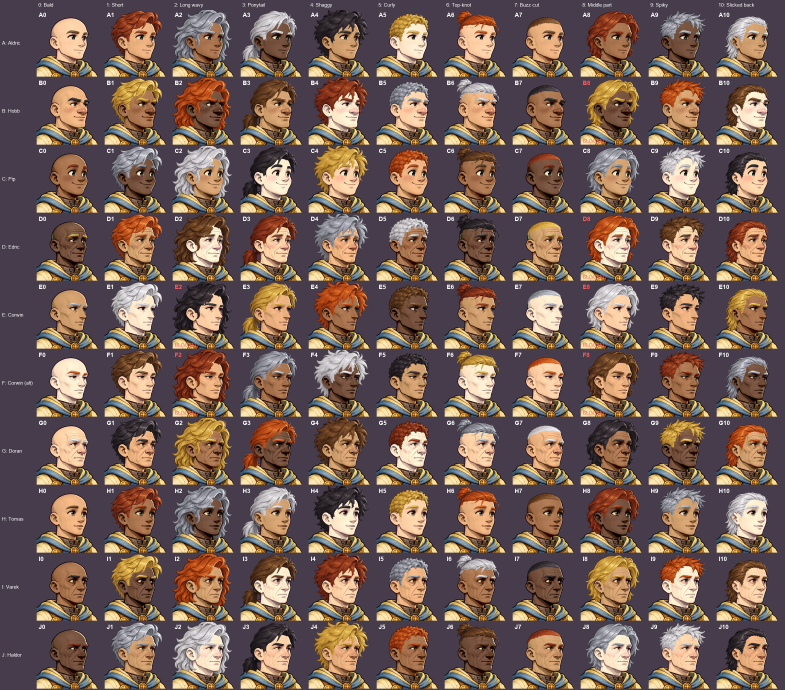
#> input picture art/review/eyetest_men.png, 2354 x 2070 px (shown at 1/3 size)
$ python clean_beard.py ../art/review/eyetest_men.png ../art/review/arm_cut_audit.png
#> lines starting #> are read from the running program, lines starting #| are printed output that depends on the picture; after the words box and inside, x2 and y2 are one past the last pixel; in counts of white or black regions, pixels touching at a corner belong together
#> in clean, `k = a[..., 3] > 0`: k: shape (2070, 2354) bool; every value is 1
### tools/skin.py
"""Skin-key masking and recolouring.

Skin is generated in a lime-green key colour. The mask is the lime region plus the
partly-lime edge pixels around it (where lime blends into outlines, brows, stubble);
recolouring shifts every masked pixel in Lab space so painted shading survives.
"""
import numpy as np
from scipy import ndimage

KEY_HUE = (50, 120)


def _hsv(a):
    rgb = a[..., :3].astype(float) / 255
    mx, mn = rgb.max(2), rgb.min(2)
    d = np.maximum(mx - mn, 1e-6)
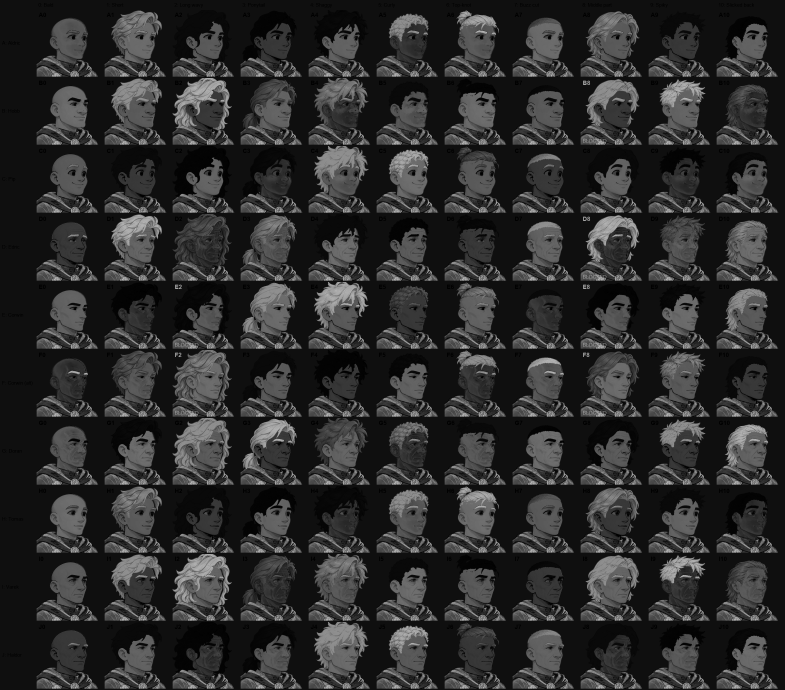
#> d: shape (2070, 2354) float64 (shown at 1/3 size); min 1e-06, max 0.843, mean 0.175
    r, g, b = rgb[..., 0], rgb[..., 1], rgb[..., 2]
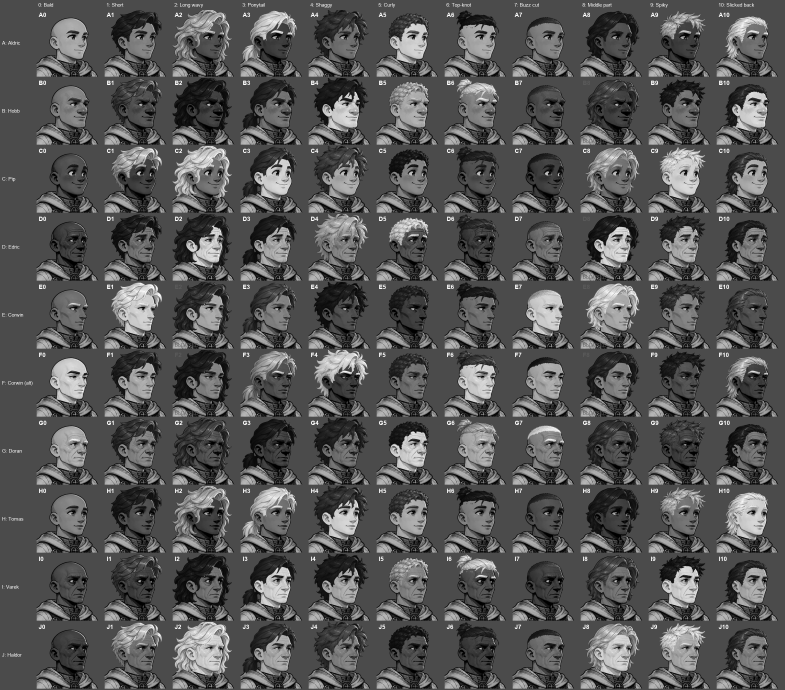
#> b: shape (2070, 2354) float64 (shown at 1/3 size); min 0, max 1, mean 0.335
    h = np.select([mx == r, mx == g], [((g - b) / d) % 6, (b - r) / d + 2], (r - g) / d + 4) * 60
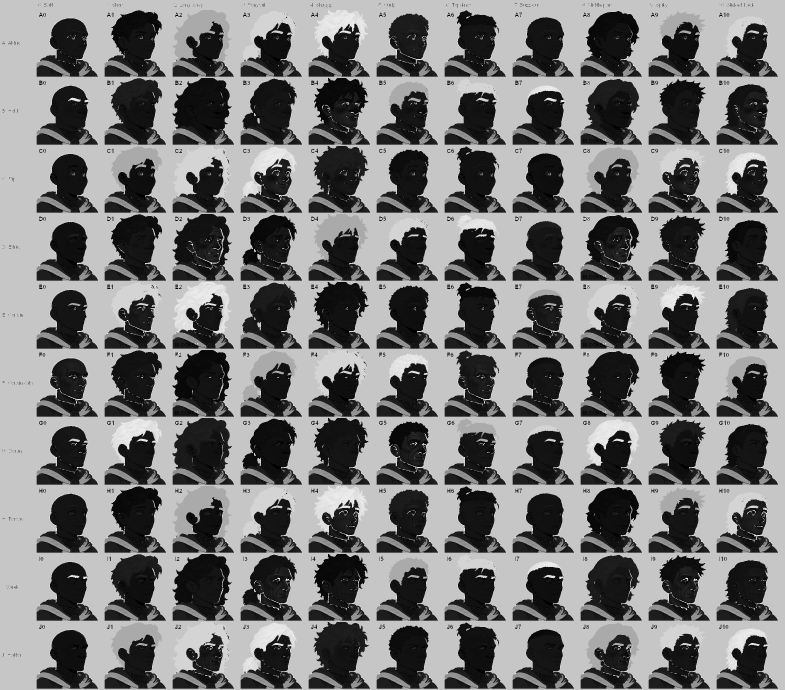
#> h: shape (2070, 2354) float64 (shown at 1/3 size); min 0, max 359.6, mean 171; drawn with min black and max white
    s = np.where(mx > 0, (mx - mn) / np.maximum(mx, 1e-6), 0)
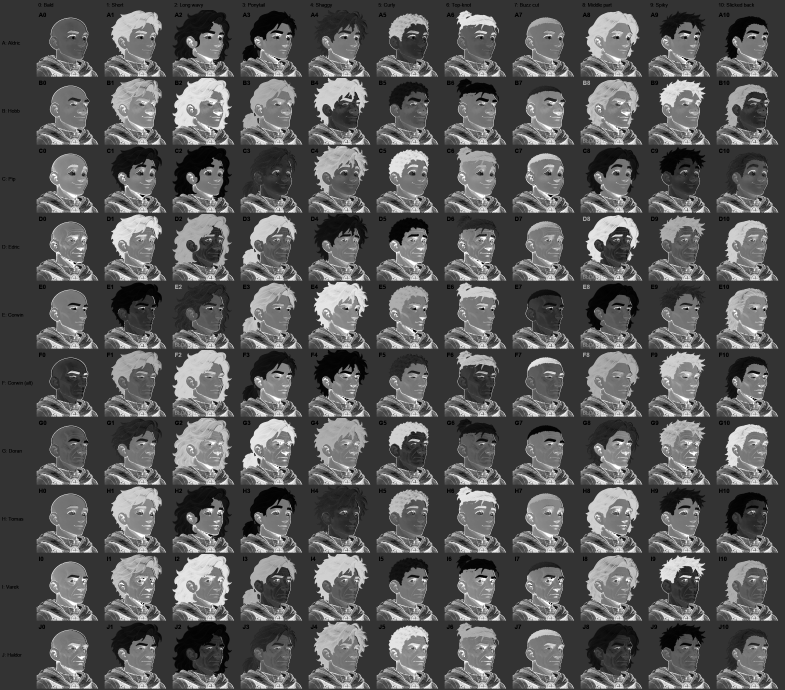
#> s: shape (2070, 2354) float64 (shown at 1/3 size); min 0, max 1, mean 0.347
    return h, s, mx


# [19 lines left out: function skin_mask, not called in this run]


_M = np.array([[0.4124, 0.3576, 0.1805], [0.2126, 0.7152, 0.0722], [0.0193, 0.1192, 0.9505]])
_W = np.array([0.95047, 1, 1.08883])


def _lin(c):
    c = c / 255
    return np.where(c <= 0.04045, c / 12.92, ((c + 0.055) / 1.055) ** 2.4)


def _gam(c):
    c = np.clip(c, 0, 1)
    return np.where(c <= 0.0031308, c * 12.92, 1.055 * c ** (1 / 2.4) - 0.055) * 255


def _f(t):
    return np.where(t > 0.008856, np.cbrt(t), 7.787 * t + 16 / 116)


def _fi(t):
    return np.where(t ** 3 > 0.008856, t ** 3, (t - 16 / 116) / 7.787)


# [27 lines left out: functions rgb2lab, lab2rgb, recolour, not called in this run]

### tools/clean_beard.py
"""Beard cut cleanup: keep only blue hair plus the beard's OUTER outline.

A beard surrounds the mouth, so the hair cut also captures the base man's lips and
mouth line. Those must not be pasted onto other faces. Keeps: blue-keyed pixels, and
dark outline pixels on the beard's outside edge. Drops: everything enclosed that isn't
blue (lips, mouth line, skin showing through).

Usage: python tools/clean_beard.py IN.png OUT.png
"""
import sys

import numpy as np
from PIL import Image
from scipy import ndimage

from skin import _hsv


def clean(src, out):
    a = np.asarray(Image.open(src).convert("RGBA")).copy()
    k = a[..., 3] > 0
    h, s, v = _hsv(a)
    blue = k & (h >= 180) & (h <= 270) & (s > 0.2)
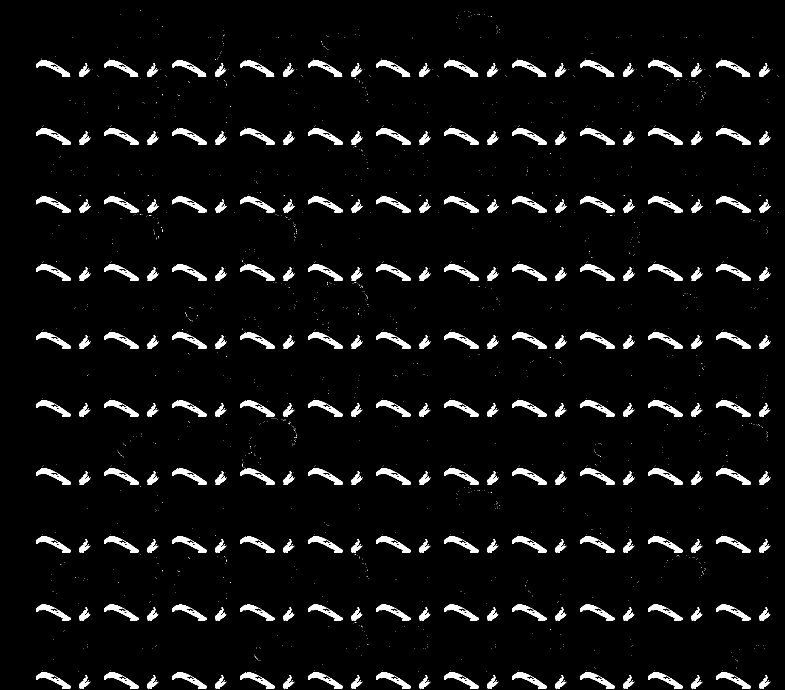
#> blue: shape (2070, 2354) bool (shown at 1/3 size); 4.4% white; 1832 white regions (1496 under 20 px), largest, box (x1, y1, x2, y2) and area: (110, 385, 212, 434) 1437, (314, 385, 416, 434) 1437, (926, 385, 1028, 434) 1437
    outside = ~ndimage.binary_fill_holes(k)
#> outside: shape (2070, 2354) bool; every value is 0
    outer_ring = k & ndimage.binary_dilation(outside, iterations=3)
    dark = v < 0.35
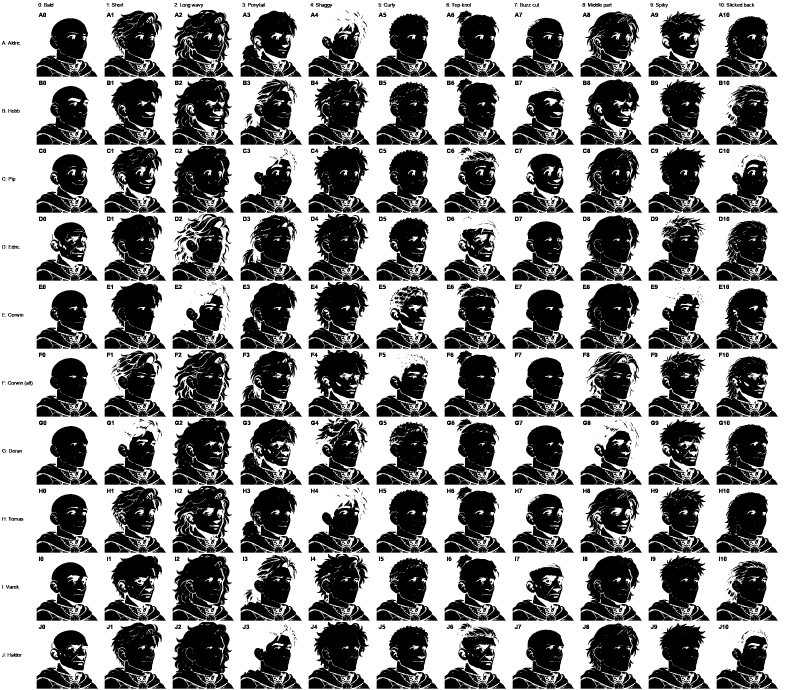
#> dark: shape (2070, 2354) bool (shown at 1/3 size); 55.2% white; 3293 black regions (1910 under 20 px), largest, box (x1, y1, x2, y2) and area: (518, 1866, 702, 2066) 24705, (518, 1662, 702, 1862) 23261, (518, 438, 696, 636) 22787
    keep = blue | (outer_ring & dark & ndimage.binary_dilation(blue, iterations=3))
    keep = ndimage.binary_closing(keep, iterations=1) & k
#> keep: shape (2070, 2354) bool; 4.6% white; 1638 white regions (1418 under 20 px), largest, box (x1, y1, x2, y2) and area: (110, 385, 212, 434) 1498, (314, 385, 416, 434) 1498, (926, 385, 1028, 434) 1498
    a[~keep, 3] = 0
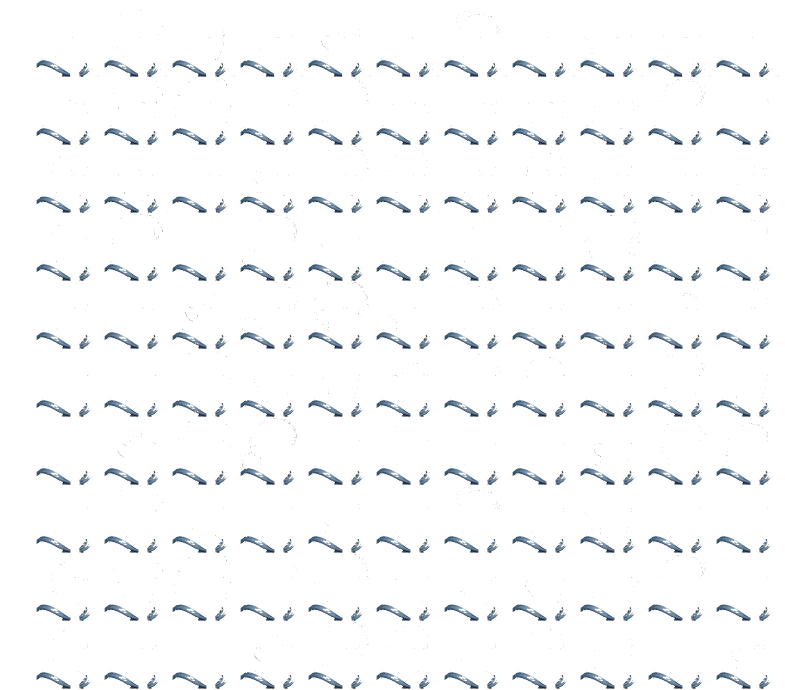
#> a: shape (2070, 2354, 4) (shown at 1/3 size); mean R, G, B, A 115.9, 94.6, 85.4, 11.8; transparent parts drawn white
    Image.fromarray(a).save(out)
    return int(k.sum()), int(keep.sum())


if __name__ == "__main__":
    print("kept %d of %d px" % clean(sys.argv[1], sys.argv[2])[::-1])

$ run again, on art/review/beards_clean.png
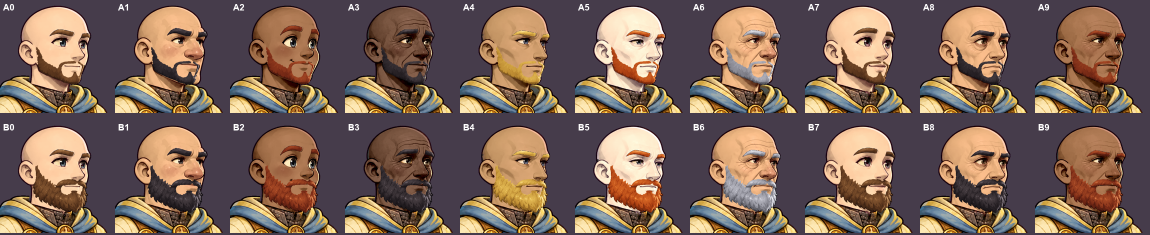
#> input picture art/review/beards_clean.png, 2300 x 470 px (shown at 1/2 size)
#> k: shape (470, 2300) bool; every value is 1
#> blue: shape (470, 2300) bool; 4.9% white; 514 white regions (448 under 20 px), largest, box (x1, y1, x2, y2) and area: (230, 171, 345, 226) 1889, (690, 171, 805, 226) 1889, (920, 171, 1035, 226) 1889
#> outside: shape (470, 2300) bool; every value is 0
#> dark: shape (470, 2300) bool; 54.3% white; 597 black regions (337 under 20 px), largest, box (x1, y1, x2, y2) and area: (1150, 253, 1330, 466) 23301, (1380, 253, 1560, 466) 22815, (920, 254, 1099, 466) 22717
#> keep: shape (470, 2300) bool; 5% white; 450 white regions (404 under 20 px), largest, box (x1, y1, x2, y2) and area: (230, 171, 345, 226) 1939, (690, 171, 805, 226) 1939, (920, 171, 1035, 226) 1939
#> in clean, `a[~keep, 3] = 0`:
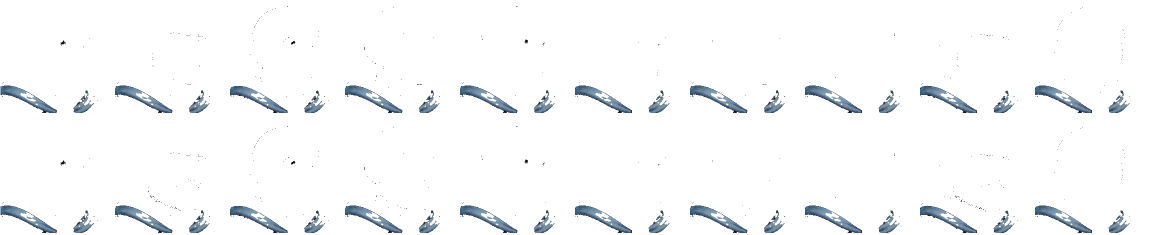
#> a: shape (470, 2300, 4) (shown at 1/2 size); mean R, G, B, A 120.1, 97.3, 86.6, 12.8; transparent parts drawn white
